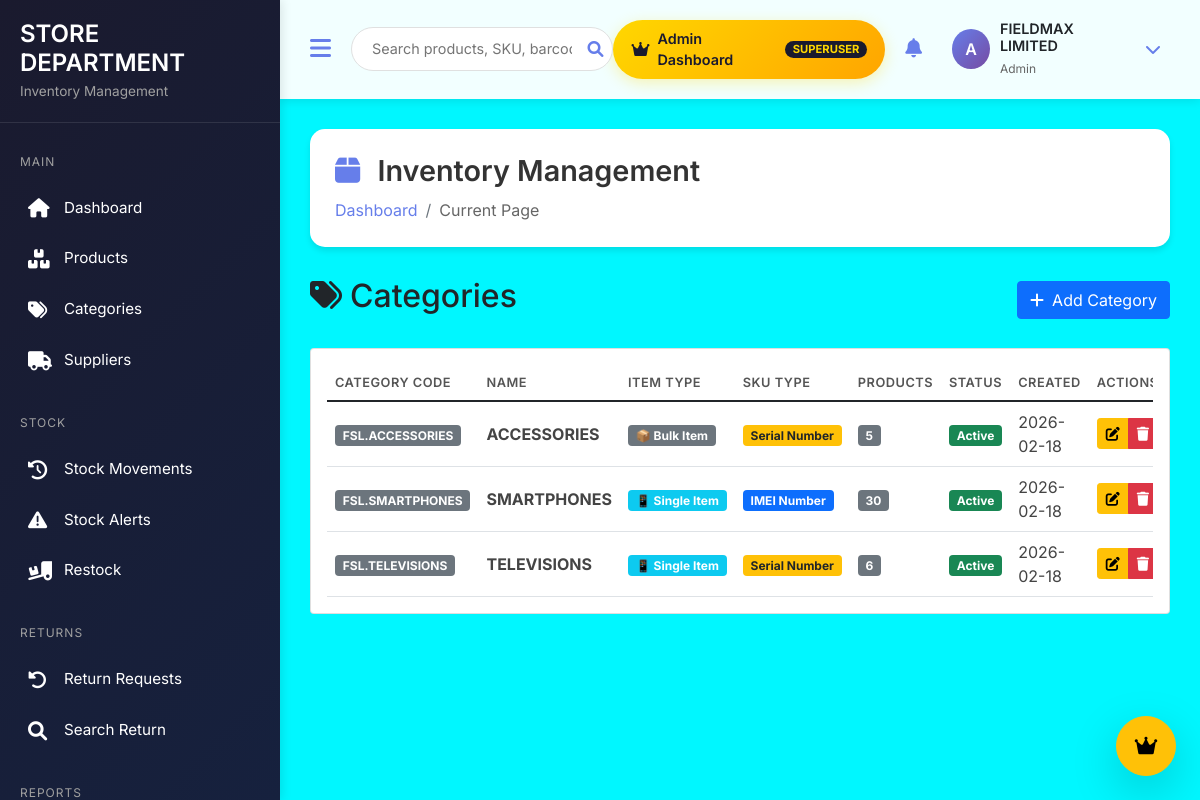
Screenshot of /inventory/categories/ (signed in) with the database file from the repository.
### inventory/models.py (models this page shows, shortened)
class Category(models.Model):
    SKU_TYPE_CHOICES = [
        ('imei', 'IMEI NUMBER'),
        ('serial', 'SERIAL NUMBER'),
    ]
    ITEM_TYPE_CHOICES = [
        ('single', 'Single Item'),
        ('bulk', 'Bulk Item'),
    ]
    name = models.CharField(max_length=100, unique=True)
    item_type = models.CharField(
        max_length=10,
        choices=ITEM_TYPE_CHOICES,
        help_text="Single: Unique items (phones). Bulk: Stock items (cables)"
    )
    sku_type = models.CharField(
        max_length=10,
        choices=SKU_TYPE_CHOICES,
        help_text="Type of identifier for this category"
    )
    category_code = models.CharField(max_length=50, unique=True, blank=True)
    created_at = models.DateTimeField(auto_now_add=True)
    updated_at = models.DateTimeField(auto_now=True)
    is_active = models.BooleanField(default=True)
    class Meta:
        verbose_name_plural = 'Categories'
        ordering = ['name']
        indexes = [
            models.Index(fields=['name']),
            models.Index(fields=['category_code']),
        ]
    @property
    def product_count(self):
        return self.products.count()

### inventory/views.py (the view)
# urls.py: path('categories/', views.category_list, name='category_list'),
@login_required
def category_list(request):
    categories = Category.objects.all()
    return render(request, 'inventory/categories/list.html', {'categories': categories})

### templates/inventory/categories/list.html (shortened to what this page needs)
{% extends 'inventory/staff_base.html' %}
{% load static %}
{% block content %}
<div class="d-flex justify-content-between align-items-center mb-4">
    <h2><i class="fas fa-tags me-2"></i>Categories</h2>
    <a href="{% url 'inventory:category_add' %}" class="btn btn-primary">
        <i class="fas fa-plus me-2"></i>Add Category
    </a>
</div>
<div class="card">
    <div class="card-body">
        <div class="table-responsive">
            <table class="table table-hover">
                <thead>
                    <tr>
                        <th>Category Code</th>
                        <th>Name</th>
                        <th>Item Type</th>
                        <th>SKU Type</th>
                        <th>Products</th>
                        <th>Status</th>
                        <th>Created</th>
                        <th>Actions</th>
                    </tr>
                </thead>
                <tbody>
                    {% for category in categories %}
                    <tr>
                        <td><span class="badge bg-secondary">{{ category.category_code }}</span></td>
                        <td class="fw-bold">{{ category.name }}</td>
                        <td>
                            {% if category.item_type == 'single' %}
                                <span class="badge bg-info">📱 Single Item</span>
                            {% else %}
                                <span class="badge bg-secondary">📦 Bulk Item</span>
                            {% endif %}
                        </td>
                        <td>
                            {% if category.sku_type == 'imei' %}
                                <span class="badge bg-primary">IMEI Number</span>
                            {% else %}
                                <span class="badge bg-warning text-dark">Serial Number</span>
                            {% endif %}
                        </td>
                        <td><span class="badge bg-secondary">{{ category.product_count }}</span></td>
                        <td>
                            {% if category.is_active %}
                                <span class="badge bg-success">Active</span>
                            {% else %}
                                <span class="badge bg-danger">Inactive</span>
                            {% endif %}
                        </td>
                        <td>{{ category.created_at|date:"Y-m-d" }}</td>
                        <td>
                            <div class="btn-group" role="group">
                                <a href="{% url 'inventory:category_edit' category.id %}" class="btn btn-sm btn-warning" title="Edit">
                                    <i class="fas fa-edit"></i>
                                </a>
                                <button type="button" class="btn btn-sm btn-danger" title="Delete"
                                        onclick="confirmDelete({{ category.id }})">
                                    <i class="fas fa-trash"></i>
                                </button>
                            </div>
                        </td>
                    </tr>
                    {% endfor %}
                </tbody>
            </table>
        </div>
    </div>
</div>
{% endblock %}

### templates/inventory/staff_base.html (shortened to what this page needs)
<!DOCTYPE html>
<html lang="en">
<head>
    <link href="https://cdn.jsdelivr.net/npm/bootstrap@5.1.3/dist/css/bootstrap.min.css" rel="stylesheet">
    <link rel="stylesheet" href="https://cdnjs.cloudflare.com/ajax/libs/font-awesome/6.0.0/css/all.min.css">
    <link href="https://cdn.jsdelivr.net/npm/select2@4.1.0-rc.0/dist/css/select2.min.css" rel="stylesheet" />
    <link href="https://cdn.jsdelivr.net/npm/select2-bootstrap-5-theme@1.3.0/dist/select2-bootstrap-5-theme.min.css" rel="stylesheet" />
    <link rel="stylesheet" href="https://cdn.datatables.net/1.11.5/css/dataTables.bootstrap5.min.css">
    <link rel="stylesheet" href="https://cdnjs.cloudflare.com/ajax/libs/animate.css/4.1.1/animate.min.css"/>
</head>
<body>
    <div class="sidebar" id="sidebar">
        <div class="sidebar-header">
            <h3>STORE DEPARTMENT</h3>
            <small>Inventory Management</small>
        </div>
        <div class="sidebar-menu">
            <div class="menu-section">
                <div class="menu-section-title">MAIN</div>
                <a href="{% url 'staff:store_manager_dashboard' %}" class="menu-item {% if request.resolver_match.url_name == 'store_manager_dashboard' %}active{% endif %}">
                    <i class="fas fa-home"></i>
                    <span class="menu-text">Dashboard</span>
                </a>
                <a href="{% url 'inventory:product_list' %}" class="menu-item {% if 'product' in request.path %}active{% endif %}">
                    <i class="fas fa-boxes"></i>
                    <span class="menu-text">Products</span>
                </a>
                <a href="{% url 'inventory:category_list' %}" class="menu-item {% if 'category' in request.path %}active{% endif %}">
                    <i class="fas fa-tags"></i>
                    <span class="menu-text">Categories</span>
                </a>
                <a href="{% url 'inventory:supplier_list' %}" class="menu-item {% if 'supplier' in request.path %}active{% endif %}">
                    <i class="fas fa-truck"></i>
                    <span class="menu-text">Suppliers</span>
                </a>
            </div>
            <div class="menu-section">
                <div class="menu-section-title">STOCK</div>
                <a href="{% url 'inventory:stock_movements' %}" class="menu-item {% if 'stock_movements' in request.path %}active{% endif %}">
                    <i class="fas fa-history"></i>
                    <span class="menu-text">Stock Movements</span>
                </a>
                <a href="{% url 'inventory:stock_alerts' %}" class="menu-item {% if 'stock_alerts' in request.path %}active{% endif %}">
                    <i class="fas fa-exclamation-triangle"></i>
                    <span class="menu-text">Stock Alerts</span>
                </a>
                <a href="{% url 'inventory:product_restock' %}" class="menu-item {% if 'restock' in request.path %}active{% endif %}">
                    <i class="fas fa-truck-loading"></i>
                    <span class="menu-text">Restock</span>
                </a>
            </div>
            <div class="menu-section">
                <div class="menu-section-title">RETURNS</div>
                <a href="{% url 'inventory:return_list' %}" class="menu-item {% if 'return' in request.path %}active{% endif %}">
                    <i class="fas fa-undo-alt"></i>
                    <span class="menu-text">Return Requests</span>
                </a>
                <a href="{% url 'inventory:return_product' %}" class="menu-item {% if 'return_product' in request.path %}active{% endif %}">
                    <i class="fas fa-search"></i>
                    <span class="menu-text">Search Return</span>
                </a>
            </div>
            <div class="menu-section">
                <div class="menu-section-title">REPORTS</div>
            </div>
        </div>
    </div>
    <div class="main-content" id="mainContent">
        <nav class="top-nav d-flex align-items-center justify-content-between">
            <div class="d-flex align-items-center">
                <button class="nav-toggle" id="sidebarToggle">
                    <i class="fas fa-bars"></i>
                </button>
                <form class="search-box" action="{% url 'inventory:product_list' %}" method="GET">
                    <input type="text" name="search" placeholder="Search products, SKU, barcode..." value="{{ request.GET.search|default:'' }}">
                    <button type="submit"><i class="fas fa-search"></i></button>
                </form>
            </div>
            <div class="user-menu">
                {% if request.user.is_superuser %}
                <a href="{% url 'staff:staff_dashboard' %}" class="admin-switch-btn">
                    <i class="fas fa-crown"></i>
                    <span>Admin Dashboard</span>
                    <span class="badge">SUPERUSER</span>
                </a>
                {% endif %}
                <div class="notification-badge">
                    <i class="fas fa-bell"></i>
                </div>
                <div class="dropdown">
                    <div class="user-dropdown" data-bs-toggle="dropdown">
                        <div class="user-avatar">
                            {{ request.user.username|first|upper }}
                        </div>
                        <div class="user-info">
                            <h6>{{ request.user.get_full_name|default:request.user.username }}</h6>
                            <small>
                                {% if request.user.is_superuser %}Admin
                                {% elif request.user.is_staff %}Manager
                                {% else %}Staff
                                {% endif %}
                            </small>
                        </div>
                        <i class="fas fa-chevron-down ms-2" style="color: #667eea;"></i>
                    </div>
                </div>
            </div>
        </nav>
        <div class="content-area">
            {% block page_header %}
            <div class="page-header">
                <div class="d-flex justify-content-between align-items-center">
                    <div>
                        <h1 class="page-title">
                            <i class="{% block page_icon %}fas fa-box{% endblock %}"></i>
                            {% block page_title %}Inventory Management{% endblock %}
                        </h1>
                        <nav aria-label="breadcrumb">
                            <ol class="breadcrumb">
                                {% block breadcrumb %}
                                <li class="breadcrumb-item"><a href="{% url 'staff:store_manager_dashboard' %}">Dashboard</a></li>
                                <li class="breadcrumb-item active">Current Page</li>
                                {% endblock %}
                            </ol>
                        </nav>
                    </div>
                </div>
            </div>
            {% endblock %}
            {% block content %}{% endblock %}
        </div>
    </div>
    {% if request.user.is_superuser %}
    <div class="position-fixed bottom-0 end-0 p-4" style="z-index: 1050;">
        <a href="{% url 'staff:staff_dashboard' %}" class="btn btn-warning btn-lg rounded-circle shadow-lg"
           style="width: 60px; height: 60px; display: flex; align-items: center; justify-content: center;"
           data-bs-toggle="tooltip" title="Back to Admin Dashboard">
            <i class="fas fa-crown"></i>
        </a>
    </div>
    {% endif %}
</body>
</html>

### templates/inventory/staff_base.html (style rules this page uses)
* { font-family: 'Inter', sans-serif; margin: 0; padding: 0; box-sizing: border-box; }
body { background: linear-gradient(135deg, #00f7ff 0%, #00f7ff 100%); min-height: 100vh; }
.sidebar { position: fixed; top: 0; left: 0; height: 100vh; width: 280px; background: linear-gradient(135deg, #1a1a2e 0%, #16213e 100%); color: white; transition: all 0.3s; z-index: 1000; overflow-y: auto; box-shadow: 2px 0 10px rgba(0,0,0,0.1); }
.sidebar-header { padding: 20px; border-bottom: 1px solid rgba(255,255,255,0.1); }
.sidebar-header h3 { margin: 0; font-size: 1.5rem; font-weight: 600; color: white; }
.sidebar-header small { color: #a0a0a0; font-size: 0.85rem; }
.sidebar-menu { padding: 20px 0; }
.menu-section { margin-bottom: 20px; }
.menu-section-title { padding: 10px 20px; color: #a0a0a0; font-size: 0.75rem; text-transform: uppercase; letter-spacing: 1px; }
.menu-item { display: flex; align-items: center; padding: 12px 20px; color: #fff; text-decoration: none; transition: all 0.3s; margin: 4px 8px; border-radius: 8px; }
.menu-item i { width: 24px; font-size: 1.2rem; }
.menu-text { margin-left: 12px; font-size: 0.95rem; }
.main-content { margin-left: 280px; transition: all 0.3s; min-height: 100vh; }
.top-nav { background: rgba(255, 255, 255, 0.95); backdrop-filter: blur(10px); padding: 15px 30px; box-shadow: 0 2px 10px rgba(0,0,0,0.1); position: sticky; top: 0; z-index: 100; }
.nav-toggle { background: none; border: none; color: #667eea; font-size: 1.5rem; cursor: pointer; margin-right: 20px; }
.search-box { position: relative; flex: 1; max-width: 400px; }
.search-box input { width: 100%; padding: 10px 40px 10px 20px; border: 1px solid #e0e0e0; border-radius: 50px; font-size: 0.9rem; transition: all 0.3s; }
.search-box button { position: absolute; right: 10px; top: 50%; transform: translateY(-50%); background: none; border: none; color: #667eea; }
.user-menu { display: flex; align-items: center; gap: 20px; }
.admin-switch-btn { display: flex; align-items: center; gap: 8px; background: linear-gradient(135deg, #ffd700, #ffa500); border: none; border-radius: 50px; padding: 8px 18px; color: #1a1a2e; font-weight: 600; font-size: 0.9rem; text-decoration: none; transition: all 0.3s; box-shadow: 0 4px 15px rgba(255, 215, 0, 0.3); animation: pulse 2s infinite; }
.admin-switch-btn i { font-size: 1rem; }
.admin-switch-btn .badge { background: #1a1a2e; color: #ffd700; font-size: 0.7rem; padding: 3px 8px; border-radius: 50px; margin-left: 5px; }
.notification-badge { position: relative; cursor: pointer; }
.notification-badge i { font-size: 1.2rem; color: #667eea; }
.user-dropdown { display: flex; align-items: center; gap: 10px; cursor: pointer; padding: 5px 10px; border-radius: 50px; transition: all 0.3s; }
.user-avatar { width: 40px; height: 40px; border-radius: 50%; background: linear-gradient(135deg, #667eea, #764ba2); color: white; display: flex; align-items: center; justify-content: center; font-weight: 600; }
.user-info h6 { margin: 0; font-size: 0.9rem; font-weight: 600; }
.user-info small { color: #666; font-size: 0.75rem; }
.content-area { padding: 30px; }
.page-header { background: white; border-radius: 15px; padding: 25px; margin-bottom: 30px; box-shadow: 0 4px 6px rgba(0,0,0,0.1); }
.page-title { font-size: 1.8rem; font-weight: 600; color: #333; margin: 0; }
.page-title i { color: #667eea; margin-right: 10px; }
.breadcrumb { margin: 10px 0 0; background: none; padding: 0; }
.breadcrumb-item a { color: #667eea; text-decoration: none; }
.breadcrumb-item.active { color: #666; }
.table { margin: 0; }
.table th { border-top: none; font-weight: 600; color: #555; text-transform: uppercase; font-size: 0.8rem; letter-spacing: 0.5px; }
.table td { vertical-align: middle; color: #444; }

### rows the page displays
Category: category_code "FSL.ACCESSORIES", name "ACCESSORIES", item_type "📦 Bulk Item", sku_type "Serial Number", product_count "5", is_active "Active", created_at "2026-02-18"
Category: category_code "FSL.SMARTPHONES", name "SMARTPHONES", item_type "📱 Single Item", sku_type "IMEI Number", product_count "30", is_active "Active", created_at "2026-02-18"
Category: category_code "FSL.TELEVISIONS", name "TELEVISIONS", item_type "📱 Single Item", sku_type "Serial Number", product_count "6", is_active "Active", created_at "2026-02-18"

### other values shown
{{ request.user.username|first|upper }} "A"
{{ request.user.get_full_name|default:request.user.username }} "FIELDMAX LIMITED"
